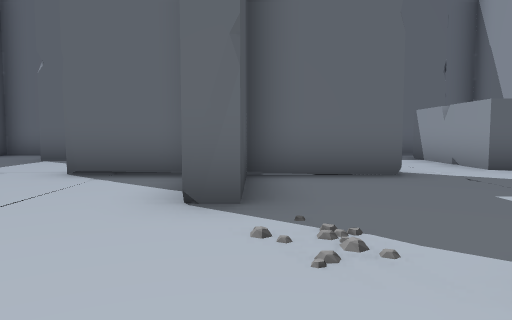
View 1 (above)

21 first-person views from a walk through a 3-D level made in the Unity game engine. The camera is 1.2 m above the floor, tilts 4° down and sees 70° across. The floor is counted in squares, 2 m on a side. Each view is taken from the middle of a square. On the plan, view 1 faces up. The plan holds only what a view shows up to about 10 squares ahead; the rest is blank. The player character is not drawn. Door leaves are left out, so doorways stand open.

View 2
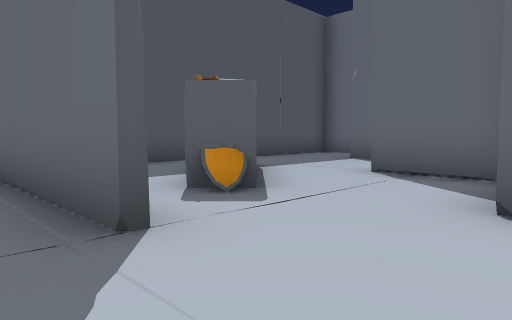

View 3
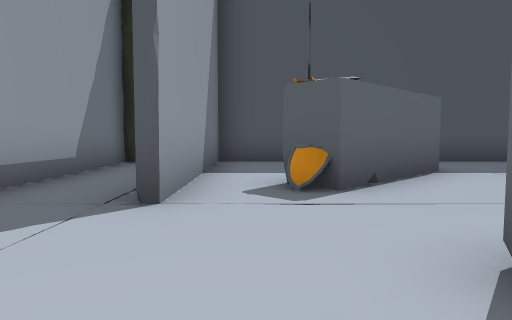

View 4
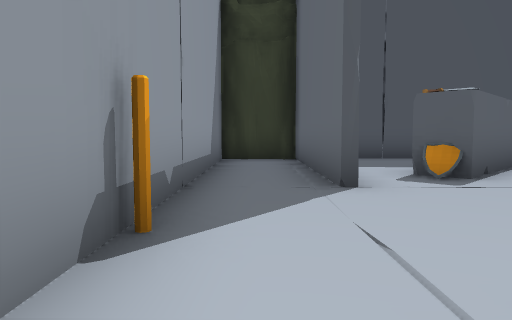

View 5
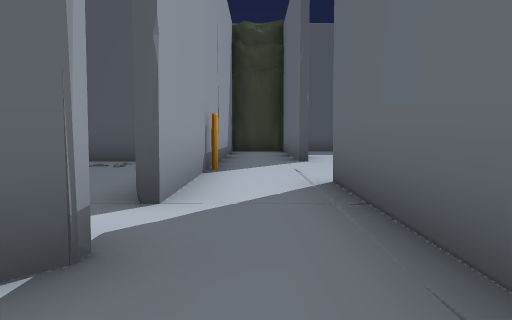

View 6
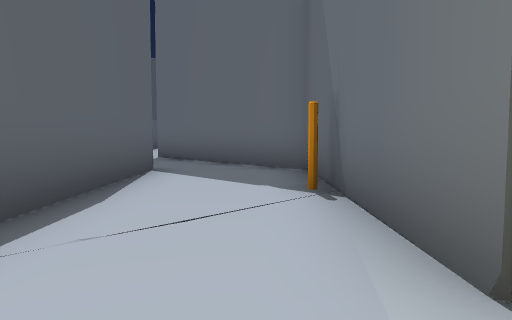

View 7
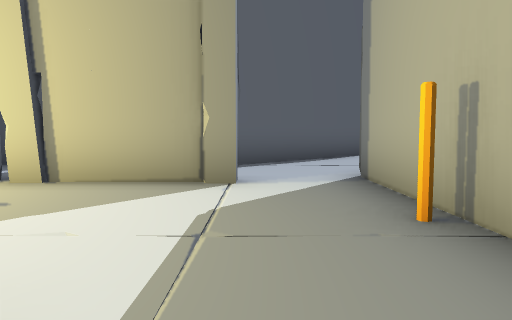

View 8
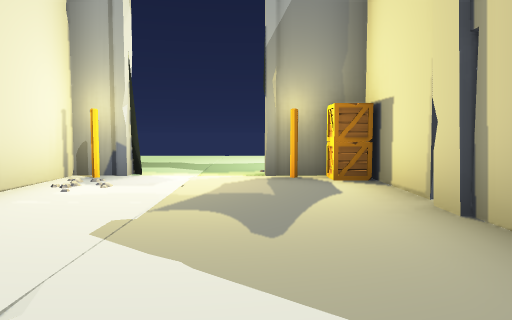

View 9
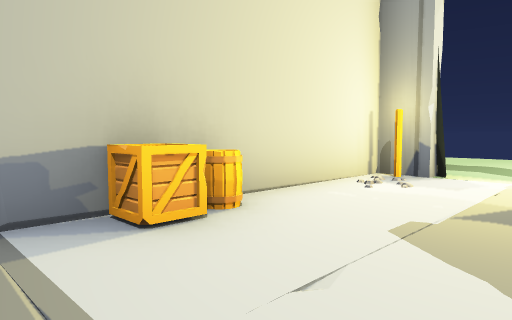

View 10
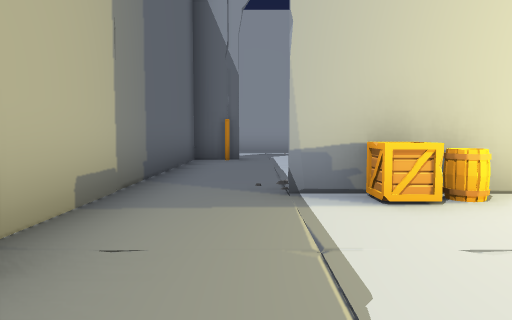

View 11
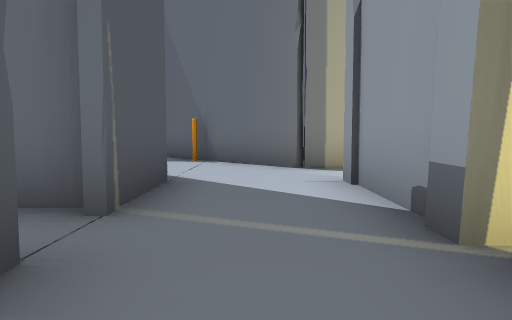

View 12
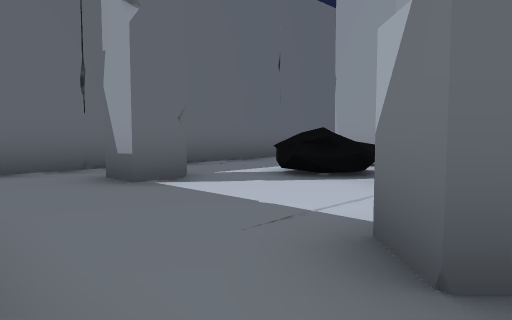

View 13
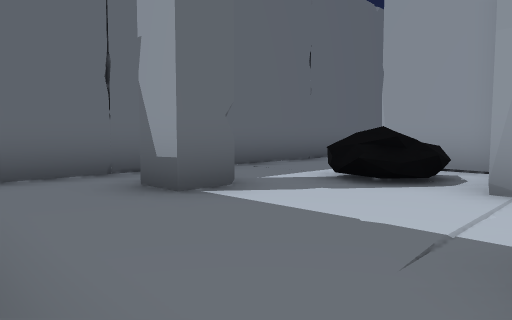

View 14
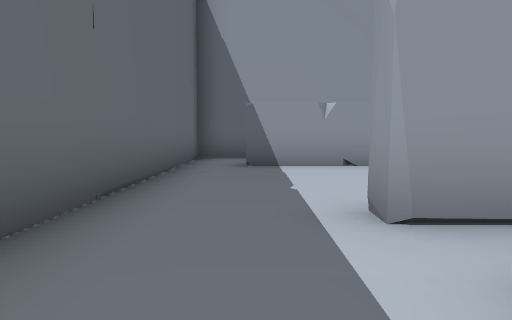

View 15
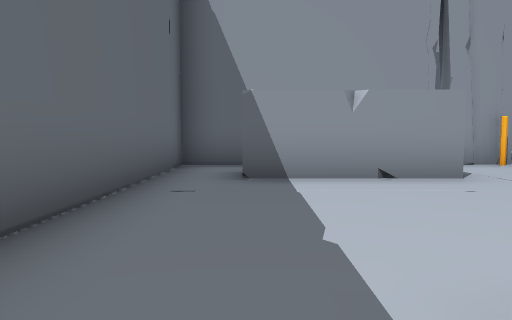

View 16
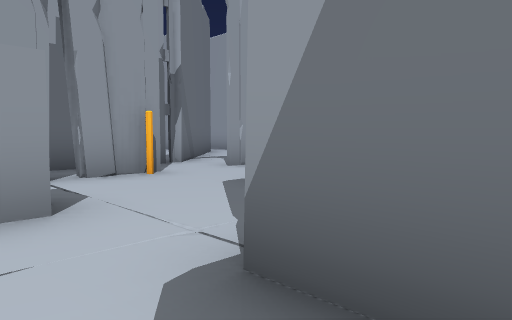

View 17
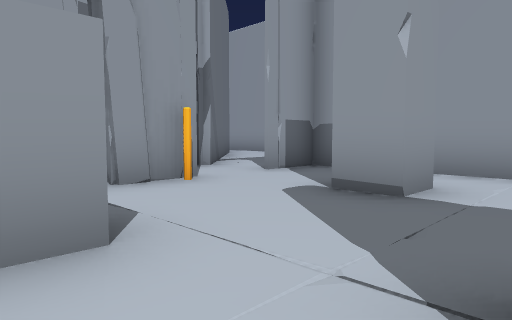

View 18
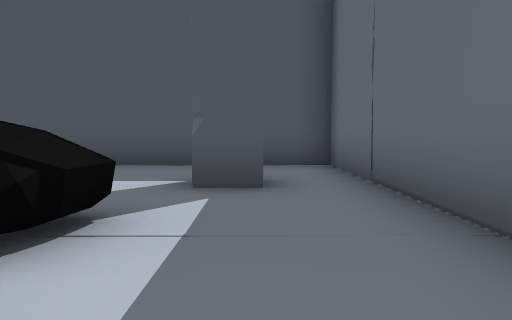

View 19
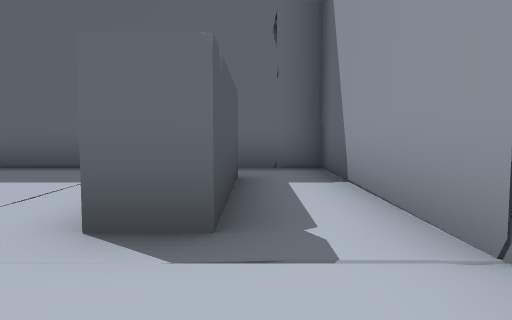

View 20
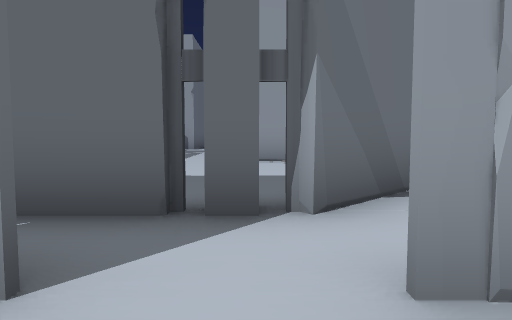

View 21
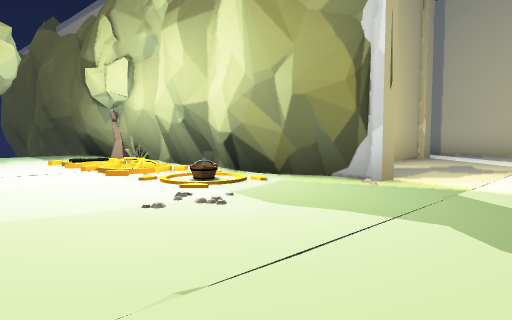

### Floor plan
Key: @ floor where view 1 was taken; # wall or solid block; x gap in a wall; . floor; / step, stairs or slope; D open door; B barrel; C crate; T tree; R ring; O other object.
Columns run from 8 left of view 1 to 21 right of it. Each row starts with its distance up from view 1.
 11 ###############
 10 #.............#
  9 #...........O.#
  8 #.....O.#...O.#
  7 #.....O.#...O.#
  6 #.....#####...D#
  5 #..O....#.....D##
  4 #..OO...#.....#.#.....
  3 #...OO......#...#....#
  2 #.............#.##  .#
  1 ######....######.##
  0  #......@......####
 -1  ##########..#..###
 -2       #..... #...##
 -3       #..    ##... #########
 -4       #       ##..............
 -5                #..#....# .....
 -6                #..#..BC#
 -7                ...x....#
 -8                 #.#....#
 -9                 #.#C..##
-10            ##T######..#
-11            ...  ///....
-12            ...////.R...
-13             T ..........
-14                    .....

Positions as (right, up) in squares from view 1, and headings:
1: (0, 0), facing up
2: (0, 0), facing up-left
3: (1, 2), facing left
4: (2, 0), facing left
5: (6, 0), facing left
6: (10, -4), facing up-left
7: (15, -4), facing left
8: (12, -4), facing down
9: (12, -4), facing down-right
10: (11, -4), facing right
11: (9, -9), facing up
12: (-7, 4), facing up-right
13: (-7, 5), facing up-right
14: (-3, 9), facing right
15: (-1, 9), facing right
16: (1, 7), facing down-right
17: (2, 7), facing down-right
18: (0, 9), facing left
19: (5, 4), facing up
20: (5, 3), facing right
21: (14, -14), facing up-left
